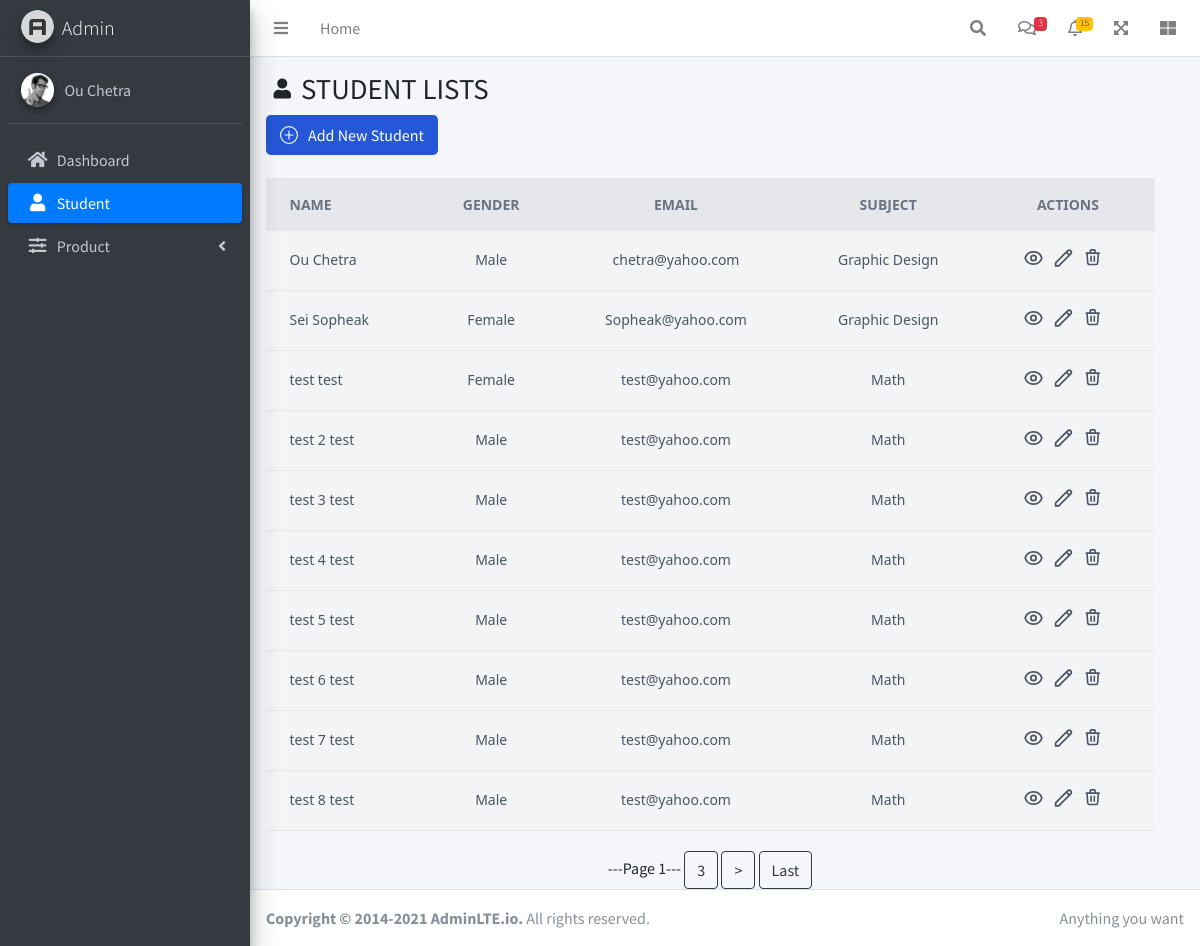
Screenshot of /admin/student with the database file from the repository.
### tables this page shows
CREATE TABLE "students" (
  "sid" INTEGER PRIMARY KEY AUTOINCREMENT,
  "firstName" TEXT NOT NULL,
  "lastName" TEXT NOT NULL,
  "birthday" TEXT NOT NULL,
  "gender" TEXT NOT NULL,
  "email" TEXT NOT NULL,
  "phoneNumber" TEXT NOT NULL,
  "subject" TEXT NOT NULL,
  "image" TEXT DEFAULT default_img
);

### route/student.py (the view)
@students.route('/admin/student')
def student():
    page = request.args.get('page', 1, type=int)
    records_per_page = 10
    offset = (page - 1) * records_per_page
    rows = execute_query("SELECT * FROM students LIMIT ? OFFSET ?", (records_per_page, offset))
    total_records = execute_query("SELECT COUNT(*) FROM students")[0][0]
    total_pages = (total_records // records_per_page) + (total_records % records_per_page > 0)
    return render_template('admin/student/index.html', rows=rows, page=page, total_pages=total_pages)

### config.py (called while the page is built)
def execute_query(query, params=(), database="student_ss34.db", is_insert=False):
    con = sql.connect(database)
    con.row_factory = sql.Row
    cur = con.cursor()
    cur.execute(query, params)
    if is_insert:
        con.commit()
        return
    rows = cur.fetchall()
    return rows

### templates/admin/student/index.html (shortened to what this page needs)
{% extends 'admin/layout_admin.html' %}
{% block main_content %}
    <div class="content-header">
        <div class="container-fluid">
            <div class="row mb-2">
                <div style="display: flex;" class="col-sm-6">
                    <i style="font-size: 20px; margin-top: 7px; margin-right: 10px" class="nav-icon fas fa-user"></i>
                    <h1 class="m-0">STUDENT LISTS</h1>
                </div>
            </div>
        </div>
        <a href="{{ url_for('students.add_student') }}">
            <button type="submit"
                    class="text-white bg-[#2557D6] hover:bg-[#2557D6]/90 focus:ring-4 focus:ring-[#2557D6]/50 focus:outline-none font-medium rounded-lg text-md px-3.5 py-2 text-center inline-flex items-center dark:focus:ring-[#2557D6]/50 mr-2 mb-2">
                Add New Student
            </button>
        </a>
    </div>
    <div class="content" style="padding-right: 30px">
        <div class="container-fluid">
            <div class="row">
                <div class="col-lg-12 lg-12">
                    <div class="overflow-x-auto">
                        <div class="bg-gray-100 flex items-center justify-center bg-gray-100 font-sans overflow-hidden">
                            <div class="w-full lg:w-6/6">
                                <table class="min-w-max w-full table-auto">
                                    <thead>
                                    <tr class="bg-gray-200 text-gray-500 uppercase text-sm leading-normal">
                                        <th class="py-3 px-6 text-left">Name</th>
                                        <th class="py-3 px-6 text-center">Gender</th>
                                        <th class="py-3 px-6 text-center">Email</th>
                                        <th class="py-3 px-6 text-center">Subject</th>
                                        <th class="py-3 px-6 text-center">Actions</th>
                                    </tr>
                                    </thead>
                                    {% for item in rows %}
                                        <tbody class="text-gray-600 text-sm font-light">
                                        <tr class="border-b border-gray-200 hover:bg-gray-100">
                                            <td class="py-3 px-6 text-left whitespace-nowrap">
                                                <span class="font-medium">{{ item.firstName }} {{ item.lastName }}</span>
                                            </td>
                                            <td class="py-3 px-6 text-center">
                                                <span>{{ item.gender }}</span>
                                            </td>
                                            <td class="py-3 px-6 text-center">
                                                <span>{{ item.email }}</span>
                                            </td>
                                            <td class="py-3 px-6 text-center">
                                                <span>{{ item.subject }}</span>
                                            </td>
                                            <td class="py-3 px-6 text-center">
                                                <div class="flex item-center justify-center">
                                                    <div class="w-5 mr-2.5 transform hover:text-blue-500 hover:scale-110">
                                                        <form method="post" action="/admin/detail_student">
                                                            <button type="submit" title="Details">
                                                            </button>
                                                        </form>
                                                    </div>
                                                    <div class="w-5 mr-2.5 transform hover:text-blue-500 hover:scale-110">
                                                        <form method="post" action="/admin/edit_student">
                                                            <button type="submit" title="Modify">
                                                                <svg xmlns="http://www.w3.org/2000/svg" width=21
                                                                     height=22 fill="none"
                                                                     viewBox="0 0 24 24" stroke="currentColor">
                                                                    <path stroke-linecap="round" stroke-linejoin="round"
                                                                          stroke-width="2"
                                                                          d="M15.232 5.232l3.536 3.536m-2.036-5.036a2.5 2.5 0 113.536 3.536L6.5 21.036H3v-3.572L16.732 3.732z"/>
                                                                </svg>
                                                            </button>
                                                        </form>
                                                    </div>
                                                    <div class="w-5 mr-2.5 transform hover:text-red-500 hover:scale-110">
                                                        <form
                                                                action="{{ url_for('students.delete_student') }}"
                                                                method="post"
                                                        >
                                                            <button type="submit" title="Delete">
                                                                <svg xmlns="http://www.w3.org/2000/svg" width=21
                                                                     height=22 fill="none"
                                                                     viewBox="0 0 26 26"
                                                                     stroke="currentColor">
                                                                    <path stroke-linecap="round" stroke-linejoin="round"
                                                                          stroke-width="2"
                                                                          d="M19 7l-.867 12.142A2 2 0 0116.138 21H7.862a2 2 0 01-1.995-1.858L5 7m5 4v6m4-6v6m1-10V4a1 1 0 00-1-1h-4a1 1 0 00-1 1v3M4 7h16"/>
                                                                </svg>
                                                            </button>
                                                        </form>
                                                    </div>
                                                </div>
                                            </td>
                                        </tr>
                                        </tbody>
                                    {% endfor %}
                                </table>
                            </div>
                        </div>
                    </div>
                </div>
            </div>
        </div>
        <div style="margin-top: 20px" class="text-center">
            <span>---Page {{ page }}---</span>
            {% if page < total_pages %}
                {% if page+2 <= total_pages %}
                    <a href="{{ url_for('students.student', page=page+2) }}" class="btn btn-outline-dark">{{ page+2 }}</a>
                {% endif %}
                <a href="{{ url_for('students.student', page=page+1) }}" class="btn btn-outline-dark">></a>
                <a href="{{ url_for('students.student', page=total_pages) }}" class="btn btn-outline-dark">Last</a>
            {% endif %}
        </div>
    </div>
{% endblock %}

### templates/admin/layout_admin.html (shortened to what this page needs)
<!DOCTYPE html>
<html lang="en">
<head>
    <link rel="stylesheet" href="../../../static/plugins/fontawesome-free/css/all.min.css">
    <link rel="stylesheet" href="../../../static/css/adminlte.min.css">
    <script src="https://cdn.tailwindcss.com"></script>
</head>
<body class="hold-transition sidebar-mini">
<div class="wrapper">
    <nav class="main-header navbar navbar-expand navbar-white navbar-light">
        <ul class="navbar-nav">
            <li class="nav-item">
                <a class="nav-link" data-widget="pushmenu" href="#" role="button"><i class="fas fa-bars"></i></a>
            </li>
            <li class="nav-item d-none d-sm-inline-block">
                <a href="/" class="nav-link">Home</a>
            </li>
        </ul>
        <ul class="navbar-nav ml-auto">
            <li class="nav-item">
                <a class="nav-link" data-widget="navbar-search" href="#" role="button">
                    <i class="fas fa-search"></i>
                </a>
            </li>
            <li class="nav-item dropdown">
                <a class="nav-link" data-toggle="dropdown" href="#">
                    <i class="far fa-comments"></i>
                    <span class="badge badge-danger navbar-badge">3</span>
                </a>
            </li>
            <li class="nav-item dropdown">
                <a class="nav-link" data-toggle="dropdown" href="#">
                    <i class="far fa-bell"></i>
                    <span class="badge badge-warning navbar-badge">15</span>
                </a>
            </li>
            <li class="nav-item">
                <a class="nav-link" data-widget="fullscreen" href="#" role="button">
                    <i class="fas fa-expand-arrows-alt"></i>
                </a>
            </li>
            <li class="nav-item">
                <a class="nav-link" data-widget="control-sidebar" data-slide="true" href="#" role="button">
                    <i class="fas fa-th-large"></i>
                </a>
            </li>
        </ul>
    </nav>
    <aside class="main-sidebar sidebar-dark-primary elevation-4">
        <a href="/admin" class="brand-link">
            <img src="../../../static/img/AdminLTELogo.png" alt="AdminLTE Logo"
                 class="brand-image img-circle elevation-3"
                 style="opacity: .8">
            <span class="brand-text font-weight-light">Admin</span>
        </a>
        <div class="sidebar">
            <div class="user-panel mt-3 pb-3 mb-3 d-flex">
                <div class="image">
                    <img src="../../../static/img/user2-160x160.jpg" class="img-circle elevation-2" alt="User Image">
                </div>
                <div class="info">
                    <a href="#" class="d-block">Ou Chetra</a>
                </div>
            </div>
            <nav class="mt-2">
                <ul class="nav nav-pills nav-sidebar flex-column" data-widget="treeview" role="menu"
                    data-accordion="false">
                    {% with current_link=request.endpoint %}
                        <li class="nav-item">
                            <a href="{{ url_for('admin') }}"
                               class="nav-link {% if current_link == 'admin' %}active{% endif %}">
                                <i class="nav-icon fas fa-home"></i>
                                <p>
                                    Dashboard
                                </p>
                            </a>
                        </li>
                        <li class="nav-item">
                            <a href="{{ url_for('students.student') }}"
                               class="nav-link {% if current_link == 'students.student' %}active{% endif %}">
                                <i class="nav-icon fas fa-user"></i>
                                <p>
                                    Student
                                </p>
                            </a>
                        </li>
                        <li class="nav-item">
                            <a href="#" class="nav-link">
                                <i class="nav-icon fas fa-sliders-h"></i>
                                <p>
                                    Product
                                    <i class="right fas fa-angle-left"></i>
                                </p>
                            </a>
                        </li>
                    {% endwith %}
                </ul>
            </nav>
        </div>
    </aside>
    <div class="content-wrapper">
        <div class="content">
            {% block main_content %}{% endblock %}
        </div>
    </div>
    <footer class="main-footer">
        <div class="float-right d-none d-sm-inline">
            Anything you want
        </div>
        <strong>Copyright &copy; 2014-2021 <a href="https://adminlte.io">AdminLTE.io</a>.</strong> All rights reserved.
    </footer>
</div>
</body>
</html>

### rows the page displays
students: firstName "Ou", lastName "Chetra", gender "Male", email "chetra@yahoo.com", subject "Graphic Design"
students: firstName "Sei", lastName "Sopheak", gender "Female", email "Sopheak@yahoo.com", subject "Graphic Design"
students: firstName "test", lastName "test", gender "Female", email "test@yahoo.com", subject "Math"
students: firstName "test 2", lastName "test", gender "Male", email "test@yahoo.com", subject "Math"
students: firstName "test 3", lastName "test", gender "Male", email "test@yahoo.com", subject "Math"
students: firstName "test 4", lastName "test", gender "Male", email "test@yahoo.com", subject "Math"
students: firstName "test 5", lastName "test", gender "Male", email "test@yahoo.com", subject "Math"
students: firstName "test 6", lastName "test", gender "Male", email "test@yahoo.com", subject "Math"
students: firstName "test 7", lastName "test", gender "Male", email "test@yahoo.com", subject "Math"
students: firstName "test 8", lastName "test", gender "Male", email "test@yahoo.com", subject "Math"

### other values shown
{{ page }} "1"
{{ page+2 }} "3"
